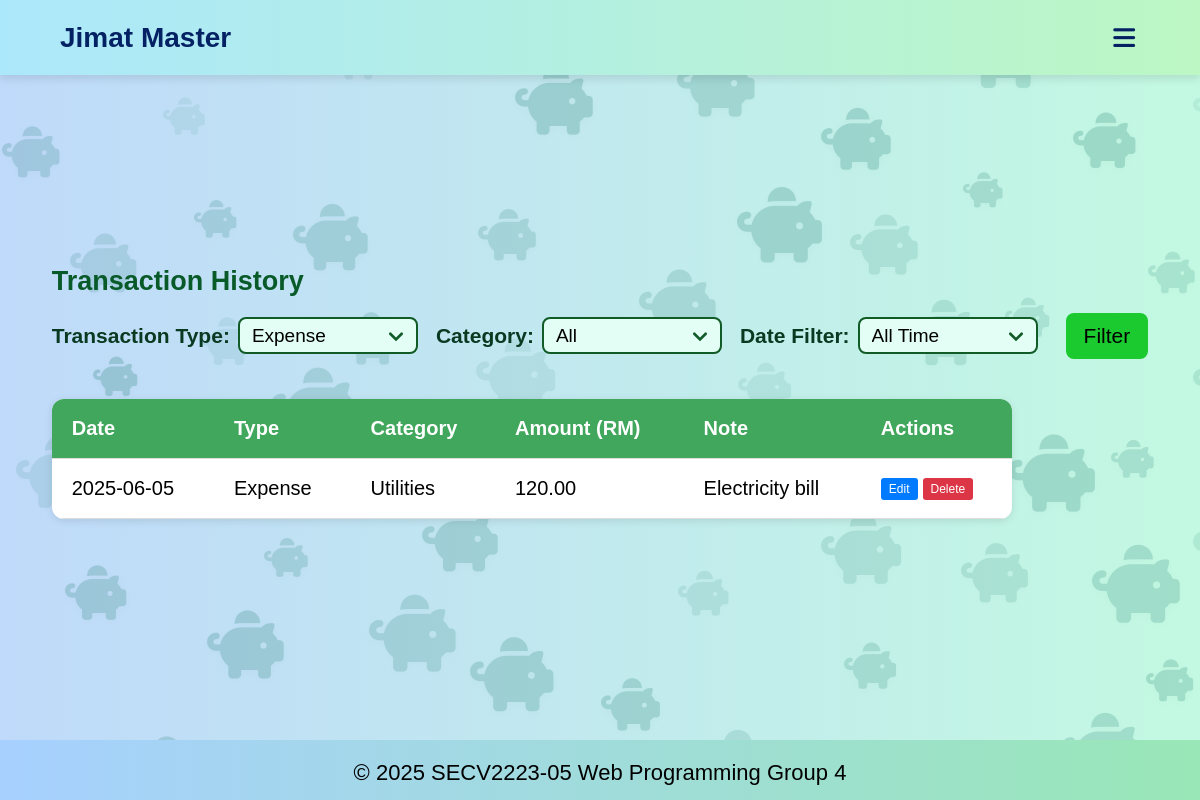
The app's page /overview.php?type=expense (signed in), older data.
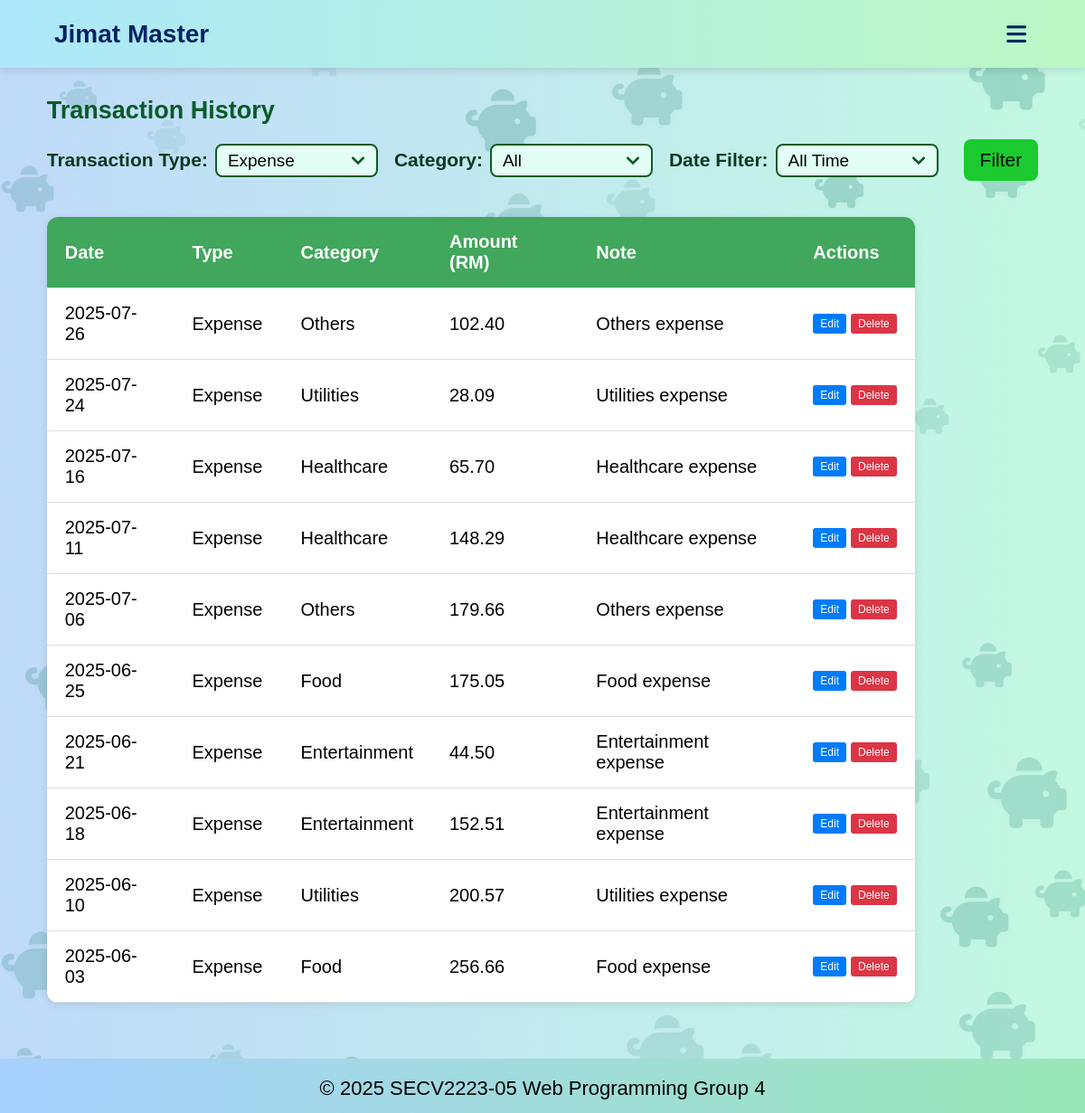
The same page, newer data.
### tables this page shows
CREATE TABLE IF NOT EXISTS transactions (
    transaction_id INT AUTO_INCREMENT PRIMARY KEY,
    user_id INT NOT NULL,
    category_id INT NOT NULL,
    type ENUM('income', 'expense') NOT NULL,
    amount DECIMAL(10,2) NOT NULL,
    note TEXT,
    date DATE,
    FOREIGN KEY (user_id) REFERENCES users(user_id) ON DELETE CASCADE,
    FOREIGN KEY (category_id) REFERENCES categories(category_id) ON DELETE CASCADE
);

CREATE TABLE IF NOT EXISTS categories (
    category_id INT AUTO_INCREMENT PRIMARY KEY,
    name VARCHAR(50) NOT NULL,
    type VARCHAR(50) NOT NULL  
);

### overview.php (the view, shortened to what the changed rows need)
<!DOCTYPE html>
<html lang="en">
<head>
    <link rel="stylesheet" href="style.css">
    <link rel="stylesheet" href="https://cdnjs.cloudflare.com/ajax/libs/font-awesome/6.1.0/css/all.min.css">
</head>
<body>
    <div id="piggy-bg"></div>
    <div class="piggy-container" aria-hidden="true"></div>
    <?php
    include 'includes/db.php';
    $user_id = $_SESSION['user_id'];
    ?>
    <header>
        <nav aria-label="Main Navigation">
        </nav>
    </header>
    <main class="overviewmain">
        <section id="overview">
            <h2>Transaction History</h2>
            <?php
            $selectedType = isset($_GET['type']) ? $_GET['type'] : 'all';
            if ($selectedType === 'all') {
                $transactionTypes = ['income', 'expense'];
                foreach ($transactionTypes as $currentType) {
                    echo "<h3>" . ucfirst($currentType) . " Transactions</h3>";
                    echo "<table>";
                    echo "<thead>
                            <tr>
                                <th>Date</th>
                                <th>Category</th>
                                <th>Amount (RM)</th>
                                <th>Note</th>
                                <th>Actions</th>
                            </tr>
                          </thead>";
                    echo "<tbody>";
                    $sql = "SELECT t.*, c.name AS category_name FROM transactions t
                            JOIN categories c ON t.category_id = c.category_id
                            WHERE t.user_id = ? AND t.type = ?";
                    $params = [$user_id, $currentType];
                    $types = "is";
                    if (!empty($_GET['category'])) {
                        $sql .= " AND t.category_id = ?";
                        $params[] = $_GET['category'];
                        $types .= "i";
                    }
                    if (!empty($_GET['date_filter']) && is_numeric($_GET['date_filter'])) {
                        $days = (int)$_GET['date_filter'];
                        $sql .= " AND t.date >= DATE_SUB(CURDATE(), INTERVAL ? DAY)";
                        $params[] = $days;
                        $types .= "i";
                    }
                    $sql .= " ORDER BY t.date DESC, t.transaction_id DESC";
                    $stmt = $conn->prepare($sql);
                    if ($stmt) {
                        $stmt->bind_param($types, ...$params);
                        $stmt->execute();
                        $result = $stmt->get_result();
                        if ($result->num_rows > 0) {
                            $total = 0;
                            while ($row = $result->fetch_assoc()) {
                                $total += $row['amount'];
                                echo "<tr id='row-{$row['transaction_id']}'>
                                        <td class='date-cell'>" . htmlspecialchars($row['date']) . "</td>
                                        <td class='category-cell' data-category-id='" . htmlspecialchars($row['category_id']) . "'>" . htmlspecialchars($row['category_name']) . "</td>
                                        <td class='amount-cell'>" . number_format($row['amount'], 2) . "</td>
                                        <td class='note-cell'>" . htmlspecialchars($row['note']) . "</td>
                                        <td class='action-cell'>
                                            <div class='action-buttons'>
                                                <button class='btn-edit' onclick='editTransaction({$row['transaction_id']})'>Edit</button>
                                                <button class='btn-delete' onclick='deleteTransaction({$row['transaction_id']})'>Delete</button>
                                            </div>
                                        </td>
                                      </tr>";
                            }
                            echo "<tr style='font-weight: bold; background-color: #f0f0f0;'>
                                    <td colspan='3'>Total " . ucfirst($currentType) . "</td>
                                    <td>RM " . number_format($total, 2) . "</td>
                                    <td></td>
                                  </tr>";
                        } else {
                            echo "<tr><td colspan='5' style='text-align: center; padding: 20px;'>No " . $currentType . " transactions found.</td></tr>";
                        }
                        $stmt->close();
                    } else {
                        echo "<tr><td colspan='5' style='text-align: center; padding: 20px; color: red;'>Error preparing query: " . htmlspecialchars($conn->error) . "</td></tr>";
                    }
                    echo "</tbody>";
                    echo "</table>";
                    echo "<br>";
                }
            } else {
                echo "<table>";
                echo "<thead>
                        <tr>
                            <th>Date</th>
                            <th>Type</th>
                            <th>Category</th>
                            <th>Amount (RM)</th>
                            <th>Note</th>
                            <th>Actions</th>
                        </tr>
                      </thead>";
                echo "<tbody>";
                $sql = "SELECT t.*, c.name AS category_name FROM transactions t
                        JOIN categories c ON t.category_id = c.category_id
                        WHERE t.user_id = ?";
                $params = [$user_id];
                $types = "i";
                if (!empty($_GET['type']) && $_GET['type'] !== 'all') {
                    $sql .= " AND t.type = ?";
                    $params[] = $_GET['type'];
                    $types .= "s";
                }
                $sql .= " ORDER BY t.date DESC, t.transaction_id DESC";
                $stmt = $conn->prepare($sql);
                if ($stmt) {
                    $stmt->bind_param($types, ...$params);
                    $stmt->execute();
                    $result = $stmt->get_result();
                    if ($result->num_rows > 0) {
                        while ($row = $result->fetch_assoc()) {
                            echo "<tr id='row-{$row['transaction_id']}'>
                                    <td class='date-cell'>" . htmlspecialchars($row['date']) . "</td>
                                    <td class='type-cell'>" . htmlspecialchars(ucfirst($row['type'])) . "</td>
                                    <td class='category-cell' data-category-id='" . htmlspecialchars($row['category_id']) . "'>" . htmlspecialchars($row['category_name']) . "</td>
                                    <td class='amount-cell'>" . number_format($row['amount'], 2) . "</td>
                                    <td class='note-cell'>" . htmlspecialchars($row['note']) . "</td>
                                    <td class='action-cell'>
                                        <div class='action-buttons'>
                                            <button class='btn-edit' onclick='editTransaction({$row['transaction_id']})'>Edit</button>
                                            <button class='btn-delete' onclick='deleteTransaction({$row['transaction_id']})'>Delete</button>
                                        </div>
                                    </td>
                                  </tr>";
                        }
                    } else {
                        echo "<tr><td colspan='6' style='text-align: center; padding: 20px;'>No transactions found.</td></tr>";
                    }
                } else {
                    echo "<tr><td colspan='6' style='text-align: center; padding: 20px; color: red;'>Error preparing query: " . htmlspecialchars($conn->error) . "</td></tr>";
                }
                echo "</tbody>";
                echo "</table>";
            }
            ?>
        </section>
    </main>
    <footer>
        <div class="footercontainer">
        </div>
    </footer>
</body>
</html>

Row changes from the older to the newer data that the page shows:
no longer on this page (row edited): transactions: date "2025-06-05", type "Expense", category.name "Utilities", amount "120.00", note "Electricity bill"
added transactions: date "2025-07-26", type "Expense", category.name "Others", amount "102.40", note "Others expense"
added transactions: date "2025-07-24", type "Expense", category.name "Utilities", amount "28.09", note "Utilities expense"
added transactions: date "2025-07-16", type "Expense", category.name "Healthcare", amount "65.70", note "Healthcare expense"
added transactions: date "2025-07-11", type "Expense", category.name "Healthcare", amount "148.29", note "Healthcare expense"
added transactions: date "2025-07-06", type "Expense", category.name "Others", amount "179.66", note "Others expense"
added transactions: date "2025-06-25", type "Expense", category.name "Food", amount "175.05", note "Food expense"
added transactions: date "2025-06-21", type "Expense", category.name "Entertainment", amount "44.50", note "Entertainment expense"
added transactions: date "2025-06-18", type "Expense", category.name "Entertainment", amount "152.51", note "Entertainment expense"
added transactions: date "2025-06-10", type "Expense", category.name "Utilities", amount "200.57", note "Utilities expense"
added transactions: date "2025-06-03", type "Expense", category.name "Food", amount "256.66", note "Food expense"
